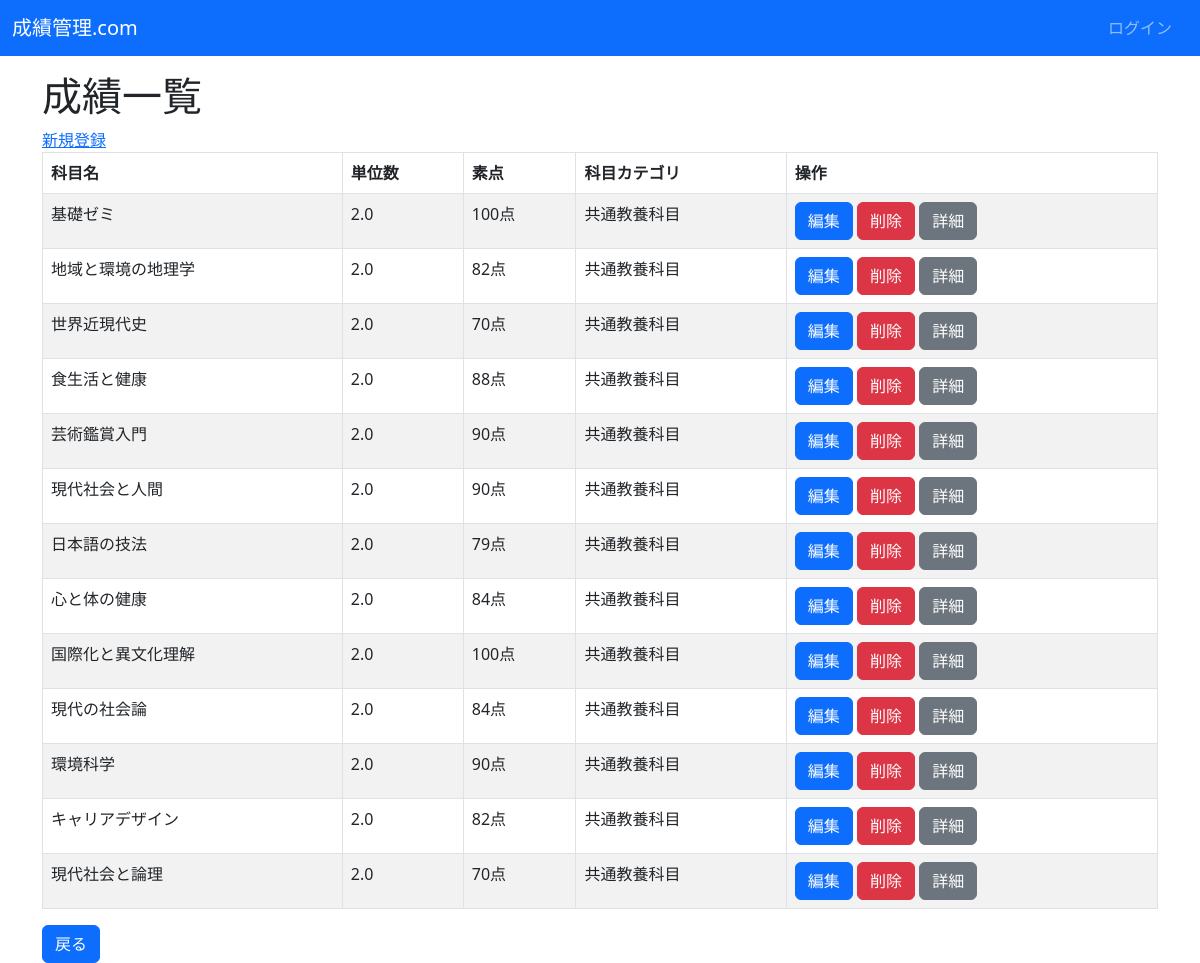
The page /crud/共通教養科目/ on the database its author committed.
### crud/models.py (models this page shows, shortened)
class Subject(models.Model):
  name = models.CharField(max_length=100)
  credit = models.FloatField(null=True, blank=False)
  score = models.PositiveIntegerField()
  category = models.ForeignKey(Category, on_delete=models.DO_NOTHING)

class Category(models.Model):
  name = models.CharField(max_length=200)
  def __str__(self):
    return self.name

### crud/views.py (the view)
# urls.py: path('crud/<str:category>/', CategorySubjectListView.as_view(), name="category-subject-list"),
class CategorySubjectListView(ListView):
  model = Subject
  template_name = "crud/category_subject.html"
  context_object_name = "subjects"
  def get_queryset(self, **kwargs):
    category_name = self.kwargs["category"]
    category = get_object_or_404(Category, name=category_name)
    return super().get_queryset().filter(category=category)

### crud/templates/crud/category_subject.html (shortened to what this page needs)
{% extends "base.html" %}
{% block content %}
    <h1>成績一覧</h1>
    <a href="{% url 'new' %}">新規登録</a>
    <table class="table table-striped table-hover table-bordered">
      <thead>
        <tr>
          <th>科目名</th>
          <th>単位数</th>
          <th>素点</th>
          <th>科目カテゴリ</th>
          <th>操作</th>
        </tr>
      </thead>
      {% for subject in object_list %}
      <tr>
        <td>{{ subject.name }}</td>
        <td>{{ subject.credit }}</td>
        <td>{{ subject.score }}点</td>
        <td>{{ subject.category }}</td>
        <td>
          <button class="btn btn-primary" onclick="location.href='{% url 'edit' pk=subject.pk %}'">編集</button>
          <button class="btn btn-danger" onclick="location.href='{% url 'delete' pk=subject.pk %}'">削除</button>
          <button class="btn btn-secondary" onclick="location.href='{% url 'detail' pk=subject.pk %}'">詳細</button>
        </td>
      </tr>
      {% endfor %}
    </table>
    <button class="btn btn-primary" onclick="location.href='{% url 'list' %}'">戻る</button>
  {% endblock %}

### rows shown on the page
Subject: name "基礎ゼミ", credit "2.0", score "100", category "共通教養科目"
Subject: name "地域と環境の地理学", credit "2.0", score "82", category "共通教養科目"
Subject: name "世界近現代史", credit "2.0", score "70", category "共通教養科目"
Subject: name "食生活と健康", credit "2.0", score "88", category "共通教養科目"
Subject: name "芸術鑑賞入門", credit "2.0", score "90", category "共通教養科目"
Subject: name "現代社会と人間", credit "2.0", score "90", category "共通教養科目"
Subject: name "日本語の技法", credit "2.0", score "79", category "共通教養科目"
Subject: name "心と体の健康", credit "2.0", score "84", category "共通教養科目"
Subject: name "国際化と異文化理解", credit "2.0", score "100", category "共通教養科目"
Subject: name "現代の社会論", credit "2.0", score "84", category "共通教養科目"
Subject: name "環境科学", credit "2.0", score "90", category "共通教養科目"
Subject: name "キャリアデザイン", credit "2.0", score "82", category "共通教養科目"
Subject: name "現代社会と論理", credit "2.0", score "70", category "共通教養科目"
